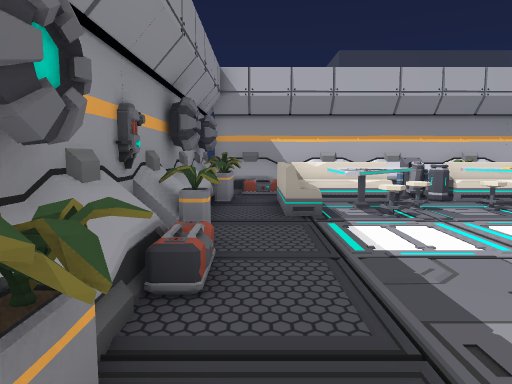
view 1 (above)

19 first-person views from a walk through a 3-D level made in the Unity game engine. The camera is 1.3 m above the floor, tilts 6° down and sees 70° across. Doors are open. The floor is counted in squares, 1 m on a side. Each view is taken from the middle of a square. On the plan, view 1 faces up. The plan holds only what a view shows up to about 15 squares ahead; the rest is blank. The place goes on beyond the plan. The player is left out. Some animated figures are left out. Some surface patterns are stand-ins.

view 2
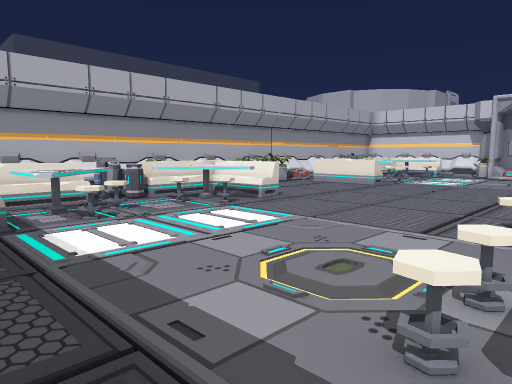

view 3
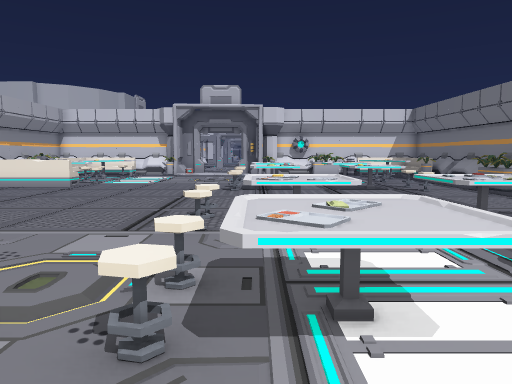

view 4
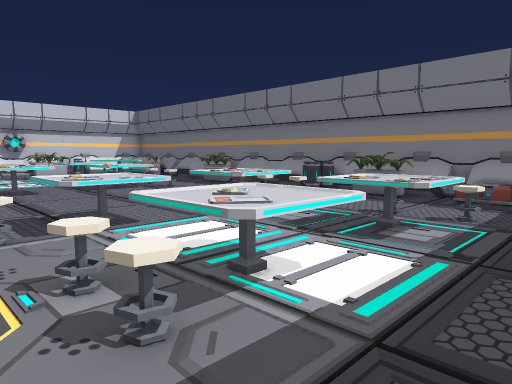

view 5
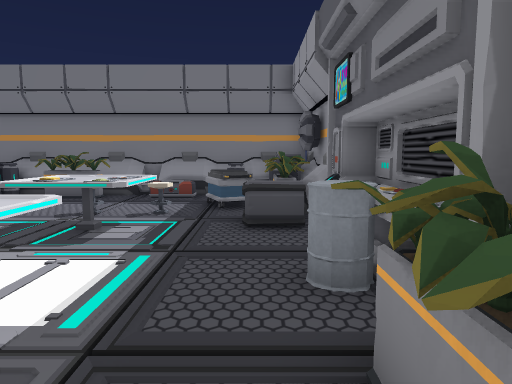

view 6
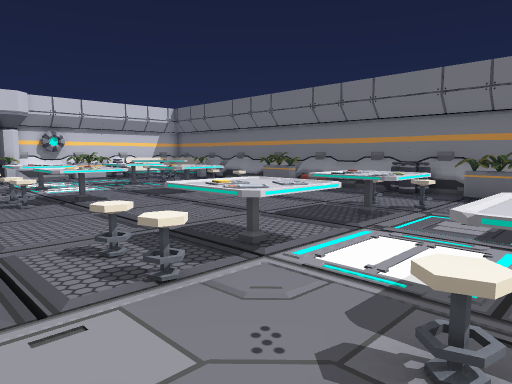

view 7
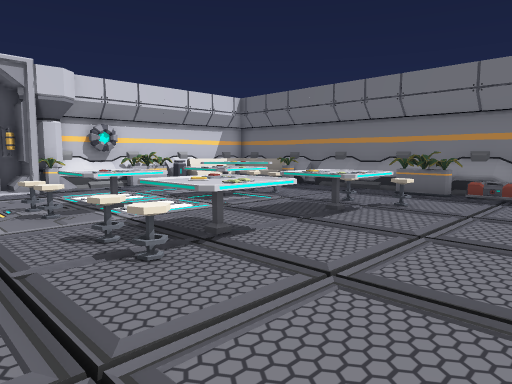

view 8
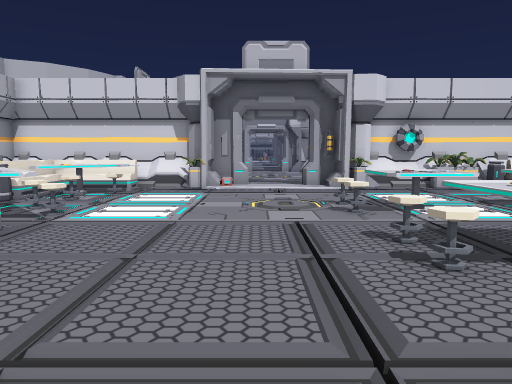

view 9
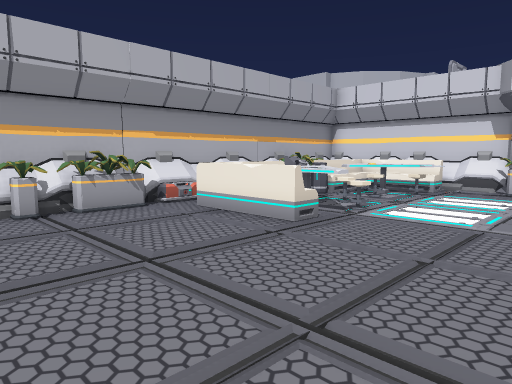

view 10
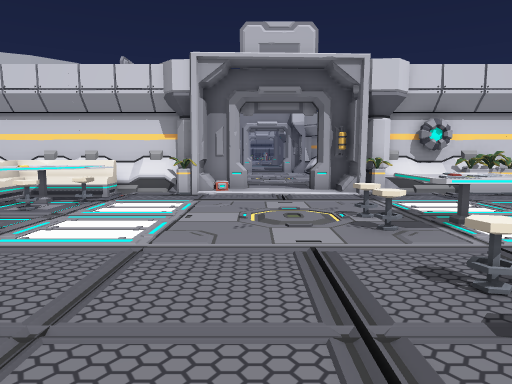

view 11
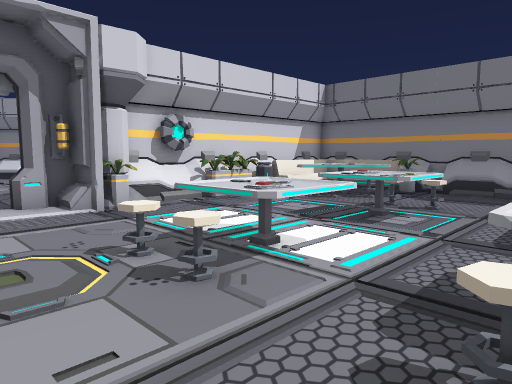

view 12
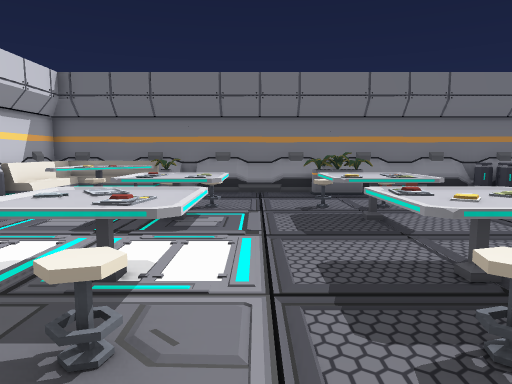

view 13
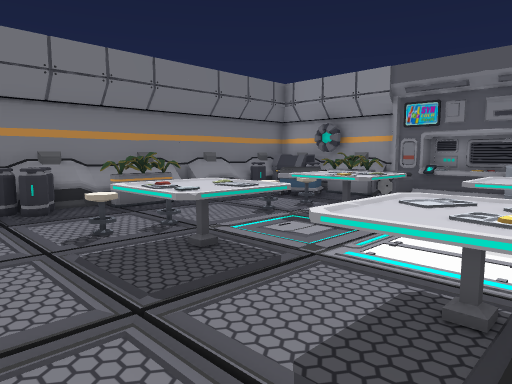

view 14
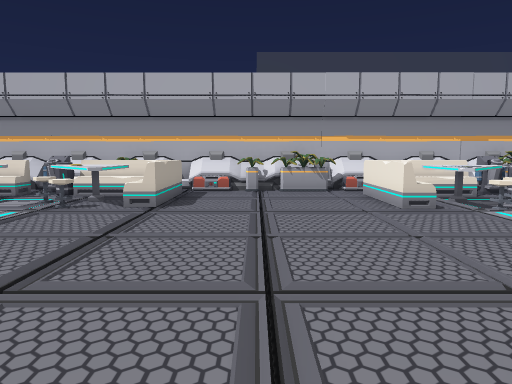

view 15
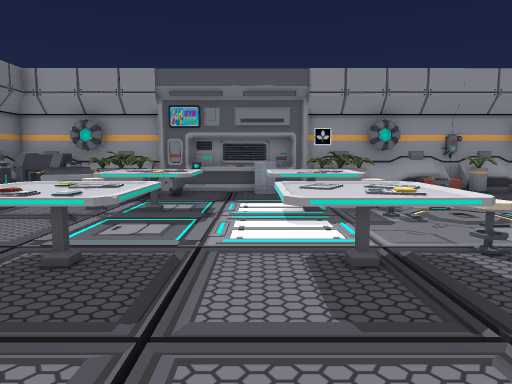

view 16
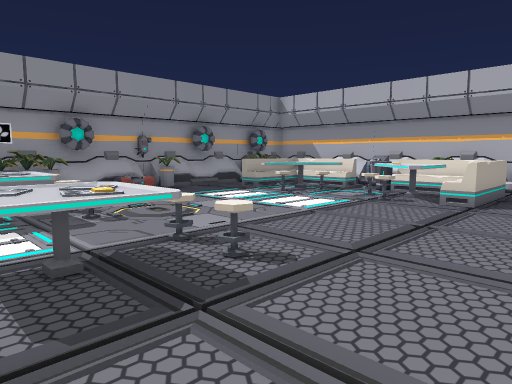

view 17
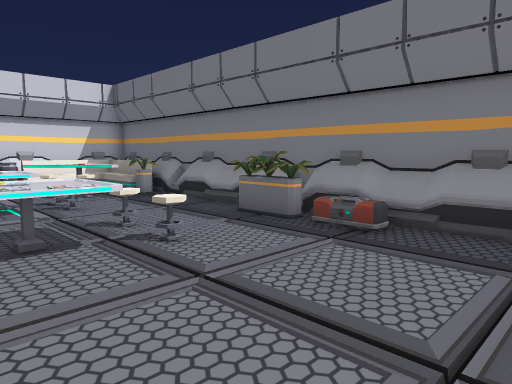

view 18
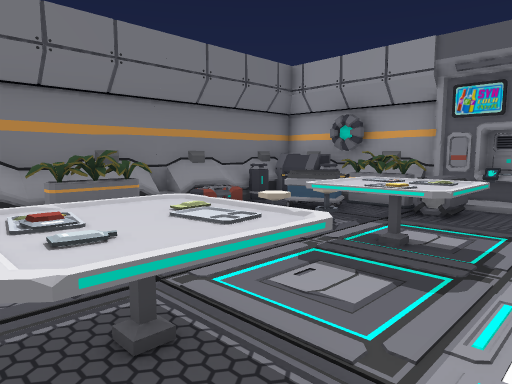

view 19
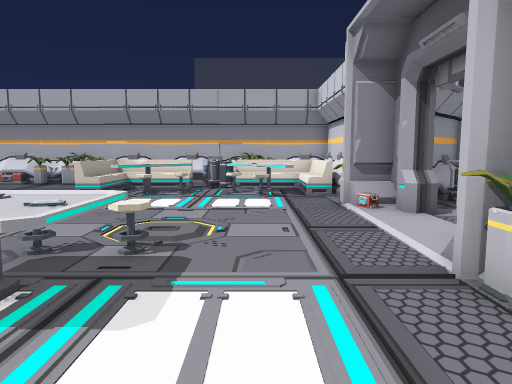

### Floor plan
Key: @ floor where view 1 was taken; # wall or solid block; . main floor; - floor 0.25 m lower than the main floor; / step, stairs or slope; = window, fence, low wall or low ledge; ^ raised ledge; T tank; B barrel; A table; S stool; E vent; C cart; P pillar; O other object.
Columns run from 2 left of view 1 to 23 right of it. Each row starts with its distance up from view 1.
 12     #####################
 11    ##=TT==##.###..  T####
 10    ####B^^^#....##==TB==#
  9    #AAS.SA^#....#^AAAAAA#
  8    #AS..SS^#....#^AS.SAA##
  7 ##  .S..SA--------S...SA##
  6 #^................/.. ...#
  5 ##................/......#
  4 #=.......................#
  3 ##........................
  2 ##......////////////...//.
  1  #..S.S.S.S....SS..SS....#
  0 ##@.AAA.AAA....AA..AA....T
 -1 ##..AAA.AAA....AA..AA...#P
 -2 #O...A............/.A....#
 -3 #^...A..A//////////.....##
 -4 ##..AAA.OAA....AA./AA...=#
 -5 #EE.AAA.AAA....AA./AA...##
 -6 ##=.S.S.S.S....SS..SS.OAB#
 -7 ##CC.................O#A#^
 -8 #OOC/////////////////AAA^^
 -9 #^#B==.##.B..O###....=####
-10 ########################

Positions as (right, up) in squares from view 1, and headings:
1: (0, 0), facing up
2: (0, 0), facing up-right
3: (0, 0), facing right
4: (0, 2), facing down-right
5: (0, 2), facing down
6: (3, 3), facing down-right
7: (9, 3), facing down-right
8: (9, 3), facing right
9: (9, 3), facing up-right
10: (11, 3), facing right
11: (14, 3), facing down-right
12: (16, 3), facing down
13: (10, 0), facing down-left
14: (11, -1), facing up
15: (11, -2), facing left
16: (11, -2), facing up-left
17: (8, -3), facing down-right
18: (8, -2), facing down-left
19: (20, -4), facing up
